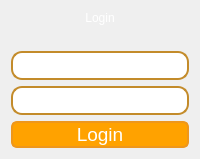
        <widget class="QFrame" name="frame_4">
         <property name="styleSheet">
          <string notr="true">font: 18pt &quot;Segoe UI&quot;;
color: rgb(255, 255, 255);
border: None;</string>
         </property>
         <layout class="QVBoxLayout" name="verticalLayout_4">
          <item>
           <widget class="QLabel" name="oldAccountLbl">
            <property name="text">
             <string>Login</string>
            </property>
            <property name="alignment">
             <set>Qt::AlignCenter</set>
            </property>
           </widget>
          </item>
          <item>
           <spacer name="verticalSpacer_4">
            <property name="orientation">
             <enum>Qt::Vertical</enum>
            </property>
            <property name="sizeType">
             <enum>QSizePolicy::Preferred</enum>
            </property>
            <property name="sizeHint" stdset="0">
             <size>
              <width>20</width>
              <height>20</height>
             </size>
            </property>
           </spacer>
          </item>
          <item>
           <widget class="QLineEdit" name="logMailTxt">
            <property name="sizePolicy">
             <sizepolicy hsizetype="Expanding" vsizetype="Fixed">
              <horstretch>100</horstretch>
              <verstretch>0</verstretch>
             </sizepolicy>
            </property>
            <property name="palette">
             <palette>
              <active>
               <colorrole role="WindowText">
                <brush brushstyle="SolidPattern">
                 <color alpha="255">
                  <red>255</red>
                  <green>255</green>
                  <blue>255</blue>
                 </color>
                </brush>
               </colorrole>
               <colorrole role="Button">
                <brush brushstyle="SolidPattern">
                 <color alpha="255">
                  <red>51</red>
                  <green>56</green>
                  <blue>61</blue>
                 </color>
                </brush>
               </colorrole>
               <colorrole role="Text">
                <brush brushstyle="SolidPattern">
                 <color alpha="255">
                  <red>255</red>
                  <green>255</green>
                  <blue>255</blue>
                 </color>
                </brush>
               </colorrole>
               <colorrole role="ButtonText">
                <brush brushstyle="SolidPattern">
                 <color alpha="255">
                  <red>255</red>
                  <green>255</green>
                  <blue>255</blue>
                 </color>
                </brush>
               </colorrole>
               <colorrole role="Base">
                <brush brushstyle="SolidPattern">
                 <color alpha="255">
                  <red>51</red>
                  <green>56</green>
                  <blue>61</blue>
                 </color>
                </brush>
               </colorrole>
               <colorrole role="Window">
                <brush brushstyle="SolidPattern">
                 <color alpha="255">
                  <red>51</red>
                  <green>56</green>
                  <blue>61</blue>
                 </color>
                </brush>
               </colorrole>
               <colorrole role="PlaceholderText">
                <brush brushstyle="SolidPattern">
                 <color alpha="128">
                  <red>130</red>
                  <green>224</green>
                  <blue>255</blue>
                 </color>
                </brush>
               </colorrole>
              </active>
              <inactive>
               <colorrole role="WindowText">
                <brush brushstyle="SolidPattern">
                 <color alpha="255">
                  <red>255</red>
                  <green>255</green>
                  <blue>255</blue>
                 </color>
                </brush>
               </colorrole>
               <colorrole role="Button">
                <brush brushstyle="SolidPattern">
                 <color alpha="255">
                  <red>51</red>
                  <green>56</green>
                  <blue>61</blue>
                 </color>
                </brush>
               </colorrole>
               <colorrole role="Text">
                <brush brushstyle="SolidPattern">
                 <color alpha="255">
                  <red>255</red>
                  <green>255</green>
                  <blue>255</blue>
                 </color>
                </brush>
               </colorrole>
               <colorrole role="ButtonText">
                <brush brushstyle="SolidPattern">
                 <color alpha="255">
                  <red>255</red>
                  <green>255</green>
                  <blue>255</blue>
                 </color>
                </brush>
               </colorrole>
               <colorrole role="Base">
                <brush brushstyle="SolidPattern">
                 <color alpha="255">
                  <red>51</red>
                  <green>56</green>
                  <blue>61</blue>
                 </color>
                </brush>
               </colorrole>
               <colorrole role="Window">
                <brush brushstyle="SolidPattern">
                 <color alpha="255">
                  <red>51</red>
                  <green>56</green>
                  <blue>61</blue>
                 </color>
                </brush>
               </colorrole>
               <colorrole role="PlaceholderText">
                <brush brushstyle="SolidPattern">
                 <color alpha="128">
                  <red>130</red>
                  <green>224</green>
                  <blue>255</blue>
                 </color>
                </brush>
               </colorrole>
              </inactive>
              <disabled>
               <colorrole role="WindowText">
                <brush brushstyle="SolidPattern">
                 <color alpha="255">
                  <red>255</red>
                  <green>255</green>
                  <blue>255</blue>
                 </color>
                </brush>
               </colorrole>
               <colorrole role="Button">
                <brush brushstyle="SolidPattern">
                 <color alpha="255">
                  <red>51</red>
                  <green>56</green>
                  <blue>61</blue>
                 </color>
                </brush>
               </colorrole>
               <colorrole role="Text">
                <brush brushstyle="SolidPattern">
                 <color alpha="255">
                  <red>255</red>
                  <green>255</green>
                  <blue>255</blue>
                 </color>
                </brush>
               </colorrole>
               <colorrole role="ButtonText">
                <brush brushstyle="SolidPattern">
                 <color alpha="255">
                  <red>255</red>
                  <green>255</green>
                  <blue>255</blue>
                 </color>
                </brush>
               </colorrole>
               <colorrole role="Base">
                <brush brushstyle="SolidPattern">
                 <color alpha="255">
                  <red>51</red>
                  <green>56</green>
                  <blue>61</blue>
                 </color>
                </brush>
               </colorrole>
               <colorrole role="Window">
                <brush brushstyle="SolidPattern">
                 <color alpha="255">
                  <red>51</red>
                  <green>56</green>
                  <blue>61</blue>
                 </color>
                </brush>
               </colorrole>
               <colorrole role="PlaceholderText">
                <brush brushstyle="SolidPattern">
                 <color alpha="128">
                  <red>130</red>
                  <green>224</green>
                  <blue>255</blue>
                 </color>
                </brush>
               </colorrole>
              </disabled>
             </palette>
            </property>
            <property name="font">
             <font>
              <family>Segoe UI</family>
              <pointsize>14</pointsize>
              <weight>50</weight>
              <italic>false</italic>
              <bold>false</bold>
             </font>
            </property>
            <property name="cursor">
             <cursorShape>IBeamCursor</cursorShape>
            </property>
            <property name="styleSheet">
             <string notr="true">border: 2px solid #8f8f91;
border-radius: 11px;
border-color:rgb(195, 139, 42);
font: 14pt &quot;Segoe UI&quot;;</string>
            </property>
            <property name="text">
             <string/>
            </property>
            <property name="alignment">
             <set>Qt::AlignCenter</set>
            </property>
            <property name="placeholderText">
             <string>enter your e-mail</string>
            </property>
           </widget>
          </item>
          <item>
           <widget class="QLineEdit" name="logPassTxt">
            <property name="sizePolicy">
             <sizepolicy hsizetype="Expanding" vsizetype="Fixed">
              <horstretch>100</horstretch>
              <verstretch>0</verstretch>
             </sizepolicy>
            </property>
            <property name="palette">
             <palette>
              <active>
               <colorrole role="WindowText">
                <brush brushstyle="SolidPattern">
                 <color alpha="255">
                  <red>255</red>
                  <green>255</green>
                  <blue>255</blue>
                 </color>
                </brush>
               </colorrole>
               <colorrole role="Button">
                <brush brushstyle="SolidPattern">
                 <color alpha="255">
                  <red>51</red>
                  <green>56</green>
                  <blue>61</blue>
                 </color>
                </brush>
               </colorrole>
               <colorrole role="Text">
                <brush brushstyle="SolidPattern">
                 <color alpha="255">
                  <red>255</red>
                  <green>255</green>
                  <blue>255</blue>
                 </color>
                </brush>
               </colorrole>
               <colorrole role="ButtonText">
                <brush brushstyle="SolidPattern">
                 <color alpha="255">
                  <red>255</red>
                  <green>255</green>
                  <blue>255</blue>
                 </color>
                </brush>
               </colorrole>
               <colorrole role="Base">
                <brush brushstyle="SolidPattern">
                 <color alpha="255">
                  <red>51</red>
                  <green>56</green>
                  <blue>61</blue>
                 </color>
                </brush>
               </colorrole>
               <colorrole role="Window">
                <brush brushstyle="SolidPattern">
                 <color alpha="255">
                  <red>51</red>
                  <green>56</green>
                  <blue>61</blue>
                 </color>
                </brush>
               </colorrole>
               <colorrole role="PlaceholderText">
                <brush brushstyle="SolidPattern">
                 <color alpha="128">
                  <red>130</red>
                  <green>224</green>
                  <blue>255</blue>
                 </color>
                </brush>
               </colorrole>
              </active>
              <inactive>
               <colorrole role="WindowText">
                <brush brushstyle="SolidPattern">
                 <color alpha="255">
                  <red>255</red>
                  <green>255</green>
                  <blue>255</blue>
                 </color>
                </brush>
               </colorrole>
               <colorrole role="Button">
                <brush brushstyle="SolidPattern">
                 <color alpha="255">
                  <red>51</red>
                  <green>56</green>
                  <blue>61</blue>
                 </color>
                </brush>
               </colorrole>
               <colorrole role="Text">
                <brush brushstyle="SolidPattern">
                 <color alpha="255">
                  <red>255</red>
                  <green>255</green>
                  <blue>255</blue>
                 </color>
                </brush>
               </colorrole>
               <colorrole role="ButtonText">
                <brush brushstyle="SolidPattern">
                 <color alpha="255">
                  <red>255</red>
                  <green>255</green>
                  <blue>255</blue>
                 </color>
                </brush>
               </colorrole>
               <colorrole role="Base">
                <brush brushstyle="SolidPattern">
                 <color alpha="255">
                  <red>51</red>
                  <green>56</green>
                  <blue>61</blue>
                 </color>
                </brush>
               </colorrole>
               <colorrole role="Window">
                <brush brushstyle="SolidPattern">
                 <color alpha="255">
                  <red>51</red>
                  <green>56</green>
                  <blue>61</blue>
                 </color>
                </brush>
               </colorrole>
               <colorrole role="PlaceholderText">
                <brush brushstyle="SolidPattern">
                 <color alpha="128">
                  <red>130</red>
                  <green>224</green>
                  <blue>255</blue>
                 </color>
                </brush>
               </colorrole>
              </inactive>
              <disabled>
               <colorrole role="WindowText">
                <brush brushstyle="SolidPattern">
                 <color alpha="255">
                  <red>255</red>
                  <green>255</green>
                  <blue>255</blue>
                 </color>
                </brush>
               </colorrole>
               <colorrole role="Button">
                <brush brushstyle="SolidPattern">
                 <color alpha="255">
                  <red>51</red>
                  <green>56</green>
                  <blue>61</blue>
                 </color>
                </brush>
               </colorrole>
               <colorrole role="Text">
                <brush brushstyle="SolidPattern">
                 <color alpha="255">
                  <red>255</red>
                  <green>255</green>
                  <blue>255</blue>
                 </color>
                </brush>
               </colorrole>
               <colorrole role="ButtonText">
                <brush brushstyle="SolidPattern">
                 <color alpha="255">
                  <red>255</red>
                  <green>255</green>
                  <blue>255</blue>
                 </color>
                </brush>
               </colorrole>
               <colorrole role="Base">
                <brush brushstyle="SolidPattern">
                 <color alpha="255">
                  <red>51</red>
                  <green>56</green>
                  <blue>61</blue>
                 </color>
                </brush>
               </colorrole>
               <colorrole role="Window">
                <brush brushstyle="SolidPattern">
                 <color alpha="255">
                  <red>51</red>
                  <green>56</green>
                  <blue>61</blue>
                 </color>
                </brush>
               </colorrole>
               <colorrole role="PlaceholderText">
                <brush brushstyle="SolidPattern">
                 <color alpha="128">
                  <red>130</red>
                  <green>224</green>
                  <blue>255</blue>
                 </color>
                </brush>
               </colorrole>
              </disabled>
             </palette>
            </property>
            <property name="font">
             <font>
              <family>Segoe UI</family>
              <pointsize>14</pointsize>
              <weight>50</weight>
              <italic>false</italic>
              <bold>false</bold>
             </font>
            </property>
            <property name="styleSheet">
             <string notr="true">border: 2px solid #8f8f91;
border-radius: 11px;
border-color:rgb(195, 139, 42);
font: 14pt &quot;Segoe UI&quot;;
</string>
            </property>
            <property name="echoMode">
             <enum>QLineEdit::Password</enum>
            </property>
            <property name="alignment">
             <set>Qt::AlignCenter</set>
            </property>
            <property name="placeholderText">
             <string>enter your password</string>
            </property>
           </widget>
          </item>
          <item>
           <widget class="QPushButton" name="logBtn">
            <property name="sizePolicy">
             <sizepolicy hsizetype="MinimumExpanding" vsizetype="Fixed">
              <horstretch>0</horstretch>
              <verstretch>0</verstretch>
             </sizepolicy>
            </property>
            <property name="palette">
             <palette>
              <active>
               <colorrole role="WindowText">
                <brush brushstyle="SolidPattern">
                 <color alpha="255">
                  <red>255</red>
                  <green>255</green>
                  <blue>255</blue>
                 </color>
                </brush>
               </colorrole>
               <colorrole role="Button">
                <brush brushstyle="SolidPattern">
                 <color alpha="255">
                  <red>255</red>
                  <green>162</green>
                  <blue>0</blue>
                 </color>
                </brush>
               </colorrole>
               <colorrole role="Text">
                <brush brushstyle="SolidPattern">
                 <color alpha="255">
                  <red>255</red>
                  <green>255</green>
                  <blue>255</blue>
                 </color>
                </brush>
               </colorrole>
               <colorrole role="ButtonText">
                <brush brushstyle="SolidPattern">
                 <color alpha="255">
                  <red>255</red>
                  <green>255</green>
                  <blue>255</blue>
                 </color>
                </brush>
               </colorrole>
               <colorrole role="Base">
                <brush brushstyle="SolidPattern">
                 <color alpha="255">
                  <red>255</red>
                  <green>162</green>
                  <blue>0</blue>
                 </color>
                </brush>
               </colorrole>
               <colorrole role="Window">
                <brush brushstyle="SolidPattern">
                 <color alpha="255">
                  <red>255</red>
                  <green>162</green>
                  <blue>0</blue>
                 </color>
                </brush>
               </colorrole>
               <colorrole role="PlaceholderText">
                <brush brushstyle="NoBrush">
                 <color alpha="128">
                  <red>255</red>
                  <green>255</green>
                  <blue>255</blue>
                 </color>
                </brush>
               </colorrole>
              </active>
              <inactive>
               <colorrole role="WindowText">
                <brush brushstyle="SolidPattern">
                 <color alpha="255">
                  <red>255</red>
                  <green>255</green>
                  <blue>255</blue>
                 </color>
                </brush>
               </colorrole>
               <colorrole role="Button">
                <brush brushstyle="SolidPattern">
                 <color alpha="255">
                  <red>255</red>
                  <green>162</green>
                  <blue>0</blue>
                 </color>
                </brush>
               </colorrole>
               <colorrole role="Text">
                <brush brushstyle="SolidPattern">
                 <color alpha="255">
                  <red>255</red>
                  <green>255</green>
                  <blue>255</blue>
                 </color>
                </brush>
               </colorrole>
               <colorrole role="ButtonText">
                <brush brushstyle="SolidPattern">
                 <color alpha="255">
                  <red>255</red>
                  <green>255</green>
                  <blue>255</blue>
                 </color>
                </brush>
               </colorrole>
               <colorrole role="Base">
                <brush brushstyle="SolidPattern">
                 <color alpha="255">
                  <red>255</red>
                  <green>162</green>
                  <blue>0</blue>
                 </color>
                </brush>
               </colorrole>
               <colorrole role="Window">
                <brush brushstyle="SolidPattern">
                 <color alpha="255">
                  <red>255</red>
                  <green>162</green>
                  <blue>0</blue>
                 </color>
                </brush>
               </colorrole>
               <colorrole role="PlaceholderText">
                <brush brushstyle="NoBrush">
                 <color alpha="128">
                  <red>255</red>
                  <green>255</green>
                  <blue>255</blue>
                 </color>
                </brush>
               </colorrole>
              </inactive>
              <disabled>
               <colorrole role="WindowText">
                <brush brushstyle="SolidPattern">
                 <color alpha="255">
                  <red>255</red>
                  <green>255</green>
                  <blue>255</blue>
                 </color>
                </brush>
               </colorrole>
               <colorrole role="Button">
                <brush brushstyle="SolidPattern">
                 <color alpha="255">
                  <red>255</red>
                  <green>162</green>
                  <blue>0</blue>
                 </color>
                </brush>
               </colorrole>
               <colorrole role="Text">
                <brush brushstyle="SolidPattern">
                 <color alpha="255">
                  <red>255</red>
                  <green>255</green>
                  <blue>255</blue>
                 </color>
                </brush>
               </colorrole>
               <colorrole role="ButtonText">
                <brush brushstyle="SolidPattern">
                 <color alpha="255">
                  <red>255</red>
                  <green>255</green>
                  <blue>255</blue>
                 </color>
                </brush>
               </colorrole>
               <colorrole role="Base">
                <brush brushstyle="SolidPattern">
                 <color alpha="255">
                  <red>255</red>
                  <green>162</green>
                  <blue>0</blue>
                 </color>
                </brush>
               </colorrole>
               <colorrole role="Window">
                <brush brushstyle="SolidPattern">
                 <color alpha="255">
                  <red>255</red>
                  <green>162</green>
                  <blue>0</blue>
                 </color>
                </brush>
               </colorrole>
               <colorrole role="PlaceholderText">
                <brush brushstyle="NoBrush">
                 <color alpha="128">
                  <red>255</red>
                  <green>255</green>
                  <blue>255</blue>
                 </color>
                </brush>
               </colorrole>
              </disabled>
             </palette>
            </property>
            <property name="font">
             <font>
              <family>Segoe UI</family>
              <pointsize>14</pointsize>
              <weight>50</weight>
              <italic>false</italic>
              <bold>false</bold>
             </font>
            </property>
            <property name="styleSheet">
             <string notr="true">border: 2px solid #8f8f91;
background-color: rgb(255, 162, 0);
border-radius: 6px;
border-color: rgb(238, 151, 28);
font: 14pt &quot;Segoe UI&quot;;</string>
            </property>
            <property name="text">
             <string>Login</string>
            </property>
           </widget>
          </item>
         </layout>
        </widget>
